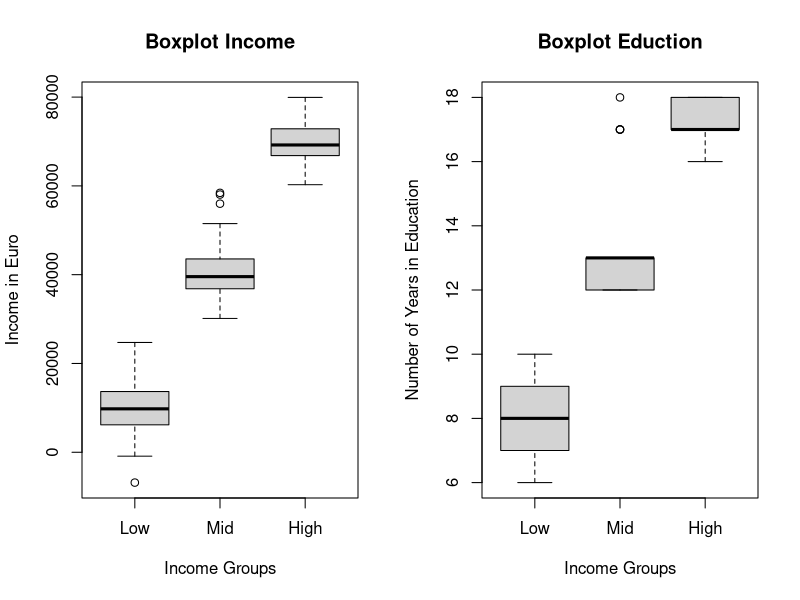
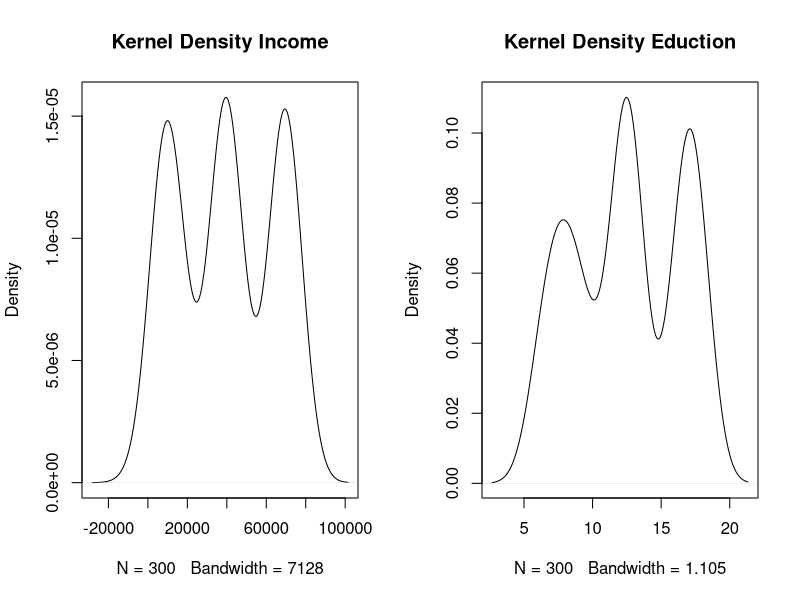
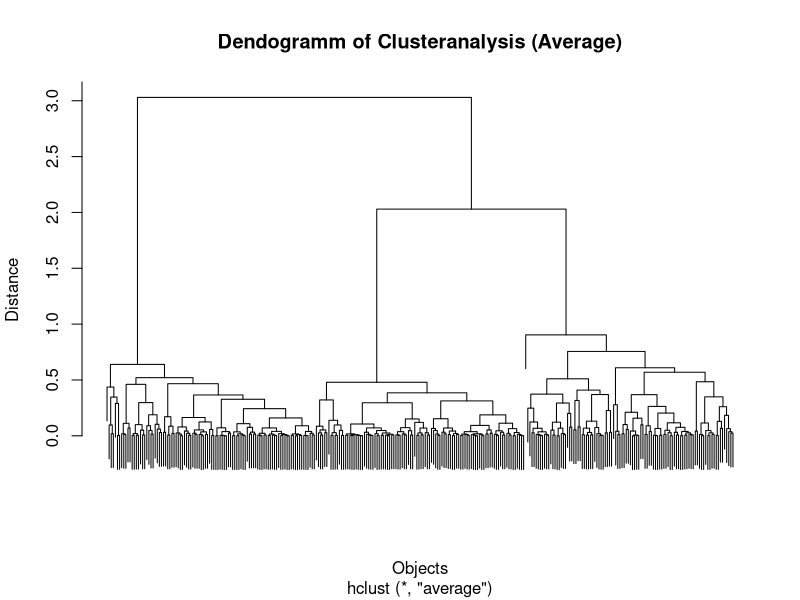

Here is the R script that generated these plots, in order:
# CLUSTER ANALYTICS
# =================

# thomas.stump@bluewin.ch
# 2018-dec
# HWZ Big Data Anlysis

# Based on this writing:

# Grundlagen clusteranalytischer Verfahren
# Institut fur Soziologie - Universitat Duisburg-Essen
# Prof. Petra Stein - Sven Vollnhals
# 1. April 2011

# https://www.uni-due.de/imperia/md/content/soziologie/stein/skript_clusteranalyse_sose2011.pdf

# The following script depicts the cluster analysis
# based on random genarated data, covering income vs.
# eductional lavel (yeary in scool)

## Generate data 
## =============

# Cleanup
rm(list=ls())

# Generate Income: low, medium, high
inc1 <- rnorm(100, mean = 10000, sd = 5000)
inc2 <- rnorm(100, mean = 40000, sd = 5000)
inc3 <- rnorm(100, mean = 70000, sd = 5000)
inc <- c(inc1, inc2, inc3)

head(inc)
tail(inc)
summary(inc)

# Generate Eduction: Years in eduction
school1 <- round(runif(100, min = 6, max = 10))
school2 <- round(runif(100, min = 12, max = 13))
school3 <- round(runif(100, min = 16, max = 18))
school <- c(school1, school2, school3)

head(school)
tail(school)
summary(school)


# Establish dataframe "data"
inc_school <- cbind(inc, school)
data <- data.frame(inc_school)
attach(data)

str(data)

# Establish Indicator for Income Ranges (high, medium, low) into data.frame "data"

high.dummy <- ifelse(data$inc > 60000, 3, 0)
mid.dummy <- ifelse(data$inc < 60000 & data$inc > 30000, 2, 0)
low.dummy <- ifelse(data$inc < 30000, 1, 0)
categories_ <- low.dummy + mid.dummy + high.dummy
categories = factor(categories_, labels = c("Low", "Mid", "High"))
data <- cbind(data, categories)

head(categories_,20) # values 1-3
head(categories,20) # values Low-Mid-High
head(data,10)
str(data)


# Display income and school distribution by income ranges
par(mfrow=c(1,2)) # display two boxplot in one frame
boxplot(inc~categories,main="Boxplot Income",
        ylab="Income in Euro",xlab="Income Groups")
boxplot(school~categories,main="Boxplot Eduction",
        ylab="Number of Years in Education",xlab="Income Groups")

par(mfrow=c(1,2))
plot(density(inc),main="Kernel Density Income")
plot(density(school),main="Kernel Density Eduction")

##########################
## Do Cluster Analysis
##########################

## Hierarchical Clustering

# The result of hierarchical clustering is a tree-based representation of the objects, which 
# is also known as dendrogram. Observations can be subdivided into groups by cutting the
# dendrogram at a desired similarity level.

library(cluster)
cluster <- data.frame(data$inc,data$school)

# daisy (cluster): Dissimilarity Matrix Calculation
# Compute all the pairwise dissimilarities (distances) between
# observations in the data set.
#
# metric: Character string specifying the metric to be used.
# The currently available options are "euclidean" (the default), "manhattan" and "gower"
#
# stand: if TRUE, then the measurements in x are standardized before
# calculating the dissimilarities. Measurements are standardized for each
# variable (column), by subtracting the variable's mean value and dividing
# by the variable's mean absolute deviation.

dist.euclid <- daisy(cluster,metric="euclidean",stand=TRUE)

summary(dist.euclid)
str(dist.euclid)
head(dist.euclid,10)

# hclust (stats): Hierarchical Clustering
# Hierarchical cluster analysis on a set of dissimilarities and methods for analyzing it.
#
# method: The agglomeration method to be used.
# This should be (an unambiguous abbreviation of) one of "ward.D", "ward.D2", "single",
# "complete", "average" (= UPGMA), "mcquitty" (= WPGMA), "median" (= WPGMC) or 
# "centroid" (= UPGMC).

dendogramm <- hclust(dist.euclid,method="average")

str(dendogramm)
summary(dendogramm)

## Display Dendogramm

par(mfrow=c(1,1)) 
plot(dendogramm,xlab="Objects",ylab="Distance",
     main="Dendogramm of Clusteranalysis (Average)",labels=FALSE)

# cutree (stats)
#
# Cut A Tree Into Groups Of Data
#
# Cuts a tree, e.g., as resulting from hclust, into several groups either by specifying
# the desired number(s) of groups or the cut height(s).
#
# k: an integer scalar or vector with the desired number of groups

cluster.hierarch_3 <- cutree(dendogramm,k=3)

cluster.hierarch_3
str(cluster.hierarch_3)
summary(cluster.hierarch_3)

# Bind cluster IDs to the table.frame
data<-cbind(data,cluster.hierarch_3)

head(data, 10)
tail(data, 10)
str(data)

## Review and analyze results

# tapply (base): Apply A Function Over A Ragged Array
# Apply a function to each cell of a ragged array, that is to each (non-empty) group of
# values given by a unique combination of the levels of certain factors.

tapply(inc,cluster.hierarch_3,mean) # mean(income) by cluster 1-3
tapply(inc,cluster.hierarch_3, sd) # standard-deviation(income) by cluster 1-3

tapply(school,cluster.hierarch_3,mean) # mean(school) by cluster 1-3
tapply(school,cluster.hierarch_3, sd) # standard-deviation(school) by cluster 1-3

# Check numbers of person (observation) by cluster 1-3

table(cluster.hierarch_3)
# We see 100 persons by cluster 1-3 each

# Let's see how the distribution looks-like in case we build just 2(two) clusters

cluster.hierarch_2<-cutree(dendogramm,k=2)
data<-cbind(data,cluster.hierarch_2)

tapply(inc,cluster.hierarch_2,mean)
tapply(school,cluster.hierarch_2,mean)

table(cluster.hierarch_2)

## Build cluster with k-means
# Divisive Verfahren - der k-Means-Algorithmus

# Different scaling ..
summary(school)
summary(inc)
# .. of "school" (6 to 18) vs. "inc" (-1289 to 80426) asks for Z-Standarisation

# Standardize data (inc, school)
inc.stand<-(inc-mean(inc))/sd(inc)
school.stand<-(school-mean(school))/sd(school)

head(inc.stand,10)
head(school.stand,10)

# Prepare data for k-Clustering
cluster.k<-cbind(inc.stand,school.stand)

head(cluster.k,10)

# kmeans: K-Means Clustering
# Perform k-means clustering on a data matrix.
#
# centers:
# Either the number of clusters, say k, or a st of initial (distinct) cluster centres.
# If a number, a random set of (distinct) rows in x is chosen as the initial centre


clusterzentren <- kmeans(cluster.k, centers = 3)
clusterzentren

# Establish data.frame with cluster assignment

clusterzentren$cluster
cluster.k<-data.frame(cbind(cluster.k,clusterzentren$cluster))
head(cluster.k,10)
names(cluster.k)

# Bild factor with lables for cluster groups
sozioeconomical.group=factor(clusterzentren$cluster,
                             labels=c("Medium","Low","High"))

head(sozioeconomical.group,10)

# Bind cluster lables to orginating data.frame
data<-cbind(data,sozioeconomical.group)

names(data)
head(data,10)
head(data[,c(1,2,5)],10)
tail(data[,c(1,2,5)],10)
str(data)
summary(data)


# Check mean values by clusters
tapply(inc, sozioeconomical.group, mean)
tapply(school, sozioeconomical.group, mean)

